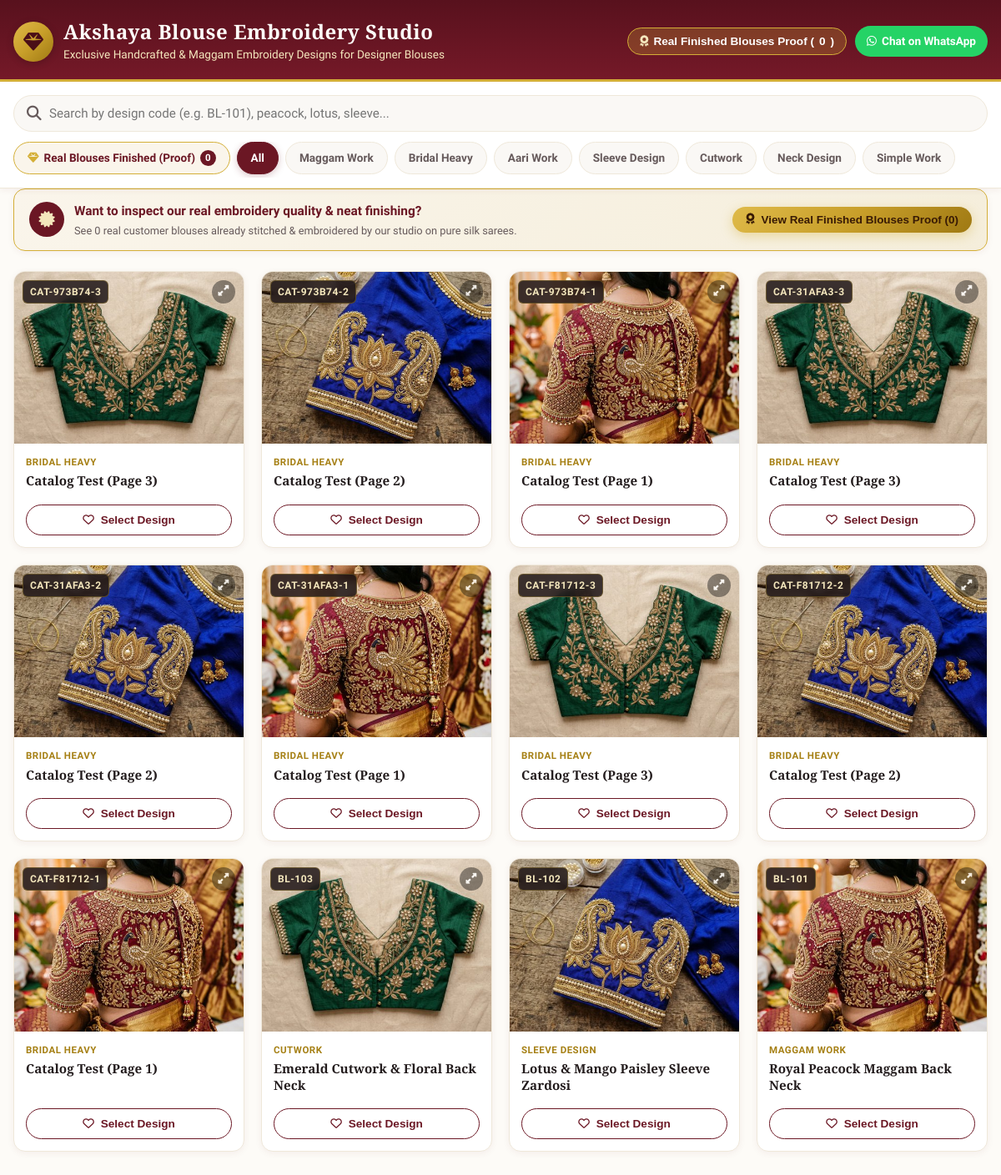
/catalog, run on the app's committed database.
### tables this page shows
CREATE TABLE settings (
        key TEXT PRIMARY KEY,
        value TEXT NOT NULL
    );

CREATE TABLE designs (
        id INTEGER PRIMARY KEY AUTOINCREMENT,
        code TEXT NOT NULL UNIQUE,
        title TEXT NOT NULL,
        category TEXT NOT NULL,
        description TEXT,
        image_path TEXT NOT NULL,
        thumb_path TEXT NOT NULL,
        pdf_source TEXT,
        pdf_page INTEGER,
        tags TEXT,
        is_active INTEGER DEFAULT 1,
        created_at TIMESTAMP DEFAULT CURRENT_TIMESTAMP
    );

### app.py (the view)
@app.get("/", response_class=HTMLResponse)
@app.get("/catalog", response_class=HTMLResponse)
async def view_catalog(request: Request, category: Optional[str] = None):
    settings = db.get_settings()
    designs = db.get_all_designs(category=category, only_active=True)
    categories = ["All", "Maggam Work", "Bridal Heavy", "Aari Work", "Sleeve Design", "Cutwork", "Neck Design", "Simple Work"]
    return templates.TemplateResponse(request, "catalog.html", {
        "settings": settings,
        "designs": designs,
        "categories": categories,
        "current_category": category or "All",
        "base_url": get_base_url(request)
    })

### templates/catalog.html (shortened to what this page needs)
<!DOCTYPE html>
<html lang="en">
<head>
  <link rel="stylesheet" href="https://cdnjs.cloudflare.com/ajax/libs/font-awesome/6.5.1/css/all.min.css">
  <link rel="stylesheet" href="/static/css/style.css">
</head>
<body>
  <header class="boutique-header">
    <div class="container">
      <div class="header-top">
        <div class="brand-wrapper">
          <div class="brand-icon">
            <i class="fa-solid fa-gem"></i>
          </div>
          <div>
            <h1 class="brand-name">{{ settings.business_name }}</h1>
            <p class="brand-tagline">{{ settings.tagline }}</p>
          </div>
        </div>
        <div class="header-actions">
          <button onclick="openPortfolioModal()" class="btn-header" style="background: rgba(212,175,55,0.25); border: 1.5px solid #D4AF37; color: #FFF; font-weight: 700; cursor: pointer; display: flex; align-items: center; gap: 6px;">
            <i class="fa-solid fa-award" style="color: #F4E7BD;"></i> Real Finished Blouses Proof (<span id="portfolioCountBadge">{{ finished_blouses|length }}</span>)
          </button>
          {% if settings.whatsapp_number %}
          <a href="https://wa.me/{{ settings.whatsapp_number }}?text=Hello!%20I%20want%20to%20inquire%20about%20blouse%20embroidery%20designs"
             target="_blank" class="btn-header btn-whatsapp-header">
            <i class="fa-brands fa-whatsapp"></i> Chat on WhatsApp
          </a>
          {% endif %}
        </div>
      </div>
    </div>
  </header>
  <section class="filter-section">
    <div class="container">
      <div class="search-box-wrapper">
        <i class="fa-solid fa-magnifying-glass search-icon"></i>
        <input type="text" id="searchInput" class="search-input" placeholder="Search by design code (e.g. BL-101), peacock, lotus, sleeve..." autocomplete="off">
      </div>
      <div class="category-scroll" id="categoryContainer">
        <div class="cat-pill cat-pill-portfolio" onclick="openPortfolioModal()" style="border: 1.5px solid #D4AF37; background: #FAF5EB; color: #6B1724; font-weight: 700; display: inline-flex; align-items: center; gap: 6px; cursor: pointer;">
          <i class="fa-solid fa-gem" style="color: #D4AF37;"></i> <span>Real Blouses Finished (Proof)</span>
          <span style="background: #6B1724; color: #FFF; font-size: 0.72rem; padding: 1px 6px; border-radius: 10px;">{{ finished_blouses|length }}</span>
        </div>
        {% for cat in categories %}
        <div class="cat-pill {% if cat == current_category %}active{% endif %}" data-category="{{ cat }}">
          {{ cat }}
        </div>
        {% endfor %}
      </div>
    </div>
  </section>
  <main class="container">
    <div style="background: linear-gradient(135deg, #FAF5EB 0%, #F5EEDB 100%); border: 1.5px solid #D4AF37; border-radius: 14px; padding: 14px 18px; margin-bottom: 22px; display: flex; justify-content: space-between; align-items: center; flex-wrap: wrap; gap: 14px; box-shadow: var(--shadow-sm);">
      <div style="display: flex; align-items: center; gap: 12px;">
        <div style="width: 42px; height: 42px; border-radius: 50%; background: #6B1724; color: #F4E7BD; display: flex; align-items: center; justify-content: center; font-size: 1.2rem; flex-shrink: 0;">
          <i class="fa-solid fa-certificate"></i>
        </div>
        <div>
          <strong style="color: #6B1724; font-size: 0.96rem;">Want to inspect our real embroidery quality &amp; neat finishing?</strong>
          <div style="font-size: 0.8rem; color: #665A5B; margin-top: 2px;">
            See {{ finished_blouses|length }} real customer blouses already stitched &amp; embroidered by our studio on pure silk sarees.
          </div>
        </div>
      </div>
      <button onclick="openPortfolioModal()" class="btn-proceed" style="padding: 8px 16px; font-size: 0.84rem; width: auto; cursor: pointer;">
        <i class="fa-solid fa-award"></i> View Real Finished Blouses Proof ({{ finished_blouses|length }})
      </button>
    </div>
    <div class="catalog-grid" id="catalogGrid">
      {% for design in designs %}
      <div class="design-card"
           data-id="{{ design.id }}"
           data-code="{{ design.code }}"
           data-title="{{ design.title }}"
           data-category="{{ design.category }}"
           data-tags="{{ design.tags }}"
           data-image="/{{ design.image_path }}"
           data-thumb="/{{ design.thumb_path }}">
        <div class="card-image-wrap" onclick="openZoomModal('{{ design.id }}')">
          <img src="/{{ design.thumb_path }}" alt="{{ design.title }}" class="card-img" loading="lazy">
          <span class="badge-code">{{ design.code }}</span>
          <span class="zoom-hint"><i class="fa-solid fa-up-right-and-down-left-from-center"></i></span>
        </div>
        <div class="card-content">
          <div>
            <div class="card-category">{{ design.category }}</div>
            <h3 class="card-title">{{ design.title }}</h3>
          </div>
          <div class="card-actions">
            <button class="btn-select" onclick="toggleSelectDesign('{{ design.id }}')">
              <i class="fa-regular fa-heart select-icon"></i>
              <span class="select-text">Select Design</span>
            </button>
          </div>
        </div>
      </div>
      {% endfor %}
    </div>
  </main>
</body>
</html>

### data on the page
settings: business_name "Akshaya Blouse Embroidery Studio"
settings: tagline "Exclusive Handcrafted & Maggam Embroidery Designs for Designer Blouses"
designs: thumb_path (picture), code "CAT-973B74-3", category "BRIDAL HEAVY", title "Catalog Test (Page 3)"
designs: thumb_path (picture), code "CAT-973B74-2", category "BRIDAL HEAVY", title "Catalog Test (Page 2)"
designs: thumb_path (picture), code "CAT-973B74-1", category "BRIDAL HEAVY", title "Catalog Test (Page 1)"
designs: thumb_path (picture), code "CAT-31AFA3-3", category "BRIDAL HEAVY", title "Catalog Test (Page 3)"
designs: thumb_path (picture), code "CAT-31AFA3-2", category "BRIDAL HEAVY", title "Catalog Test (Page 2)"
designs: thumb_path (picture), code "CAT-31AFA3-1", category "BRIDAL HEAVY", title "Catalog Test (Page 1)"
designs: thumb_path (picture), code "CAT-F81712-3", category "BRIDAL HEAVY", title "Catalog Test (Page 3)"
designs: thumb_path (picture), code "CAT-F81712-2", category "BRIDAL HEAVY", title "Catalog Test (Page 2)"
designs: thumb_path (picture), code "CAT-F81712-1", category "BRIDAL HEAVY", title "Catalog Test (Page 1)"
designs: thumb_path (picture), code "BL-103", category "CUTWORK", title "Emerald Cutwork & Floral Back Neck"
designs: thumb_path (picture), code "BL-102", category "SLEEVE DESIGN", title "Lotus & Mango Paisley Sleeve Zardosi"
designs: thumb_path (picture), code "BL-101", category "MAGGAM WORK", title "Royal Peacock Maggam Back Neck"

### other printed values
{{ finished_blouses|length }} "0"
{{ cat }} "All" "Maggam Work" "Bridal Heavy" "Aari Work" "Sleeve Design" "Cutwork" "Neck Design" "Simple Work"
